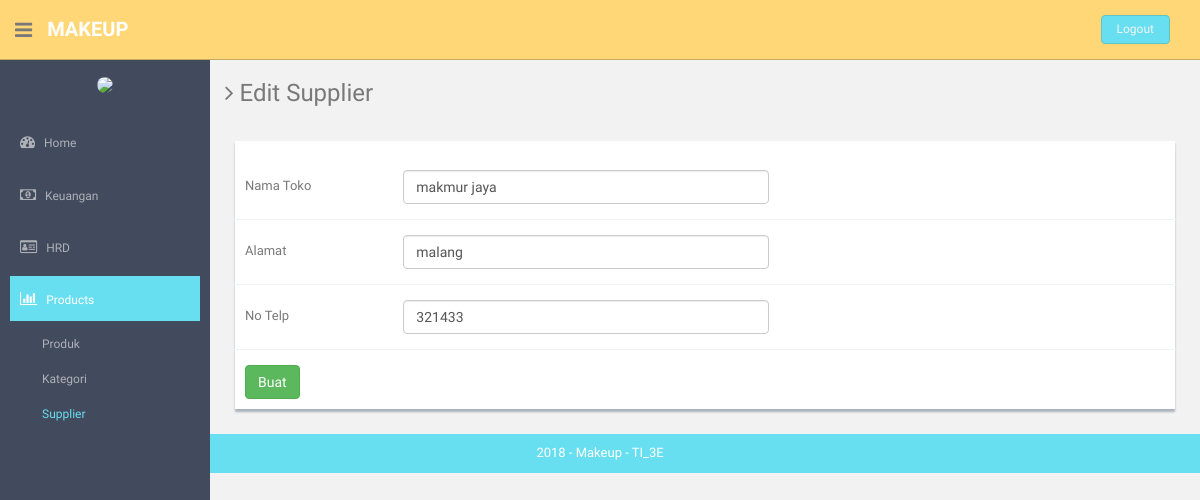
Page /index.php/supplier/update/1 on the committed database.
### tables this page shows
CREATE TABLE `supplier` (
  `id_supplier` int(11) NOT NULL,
  `nama` varchar(255) NOT NULL,
  `alamat` varchar(255) NOT NULL,
  `no_telp` varchar(255) NOT NULL
);

### application/controllers/Supplier.php (called while the page is built, shortened)
<?php
class Supplier extends CI_Controller {
	public function __construct()
	{
		$this->load->helper('url','form');
		$this->load->library('form_validation');
		$this->load->model('kategori_model');
		$this->load->model('supplier_model');
		$this->load->helper('html');
		$this->load->library('image_lib');
	}
	public function update($id){
		$this->form_validation->set_rules('nama','nama','trim|required');
		$this->form_validation->set_rules('alamat','alamat','trim|required');
		$this->form_validation->set_rules('no_telp','no_telp','trim|required');
		$data['sup']=$this->supplier_model->getSupplier($id);
		if($this->form_validation->run()==FALSE){
		    	$cek['status'] = array(
        		'home'=>'',
        		'hrd'=>'',
        		'keuangan'=>'',
        		'produk'=>'active',
        		'pembelian'=>'',
        		'pemasukan'=>'',
        		'pengeluaran'=>'',
        		'utang'=>'',
        		'cash_flow'=>'',
        		'neraca'=>'',
        		'admin'=>'',
        		'gaji'=>'',
        		'golongan'=>'',
        		'absensi'=>'',
        		'user'=>'',
        		'barang'=>'',
        		'supplier'=>'active',
        		'kategori'=>'',
        		);
			$this->load->view('component/header',$cek);
			$this->load->view('edit_supplier',$data);
			$this->load->view('component/footer');
		}else{
			$this->supplier_model->UpdateById($id);
			redirect('supplier','refresh');
		}
	}
}

### index.php (called while the page is built, shortened)
<?php
require_once BASEPATH.'core/CodeIgniter.php';

### application/models/Supplier_model.php (called while the page is built, shortened)
<?php
class Supplier_model extends CI_Model {
	public function getSupplier($id)
	{
		$this->db->where('id_supplier',$id);
		$query = $this->db->get('supplier');
		return $query->result();
	}
}

### application/views/edit_supplier.php (the view, shortened to what this page needs)
  <section id="main-content">
      <section class="wrapper">
        <h3><i class="fa fa-angle-right"></i> Edit Supplier</h3>
        <div class="row mt">
          <div class="col-lg-12">
              <div class="form-panel">
                  <br>
                   <?php
                    $attr = array('class' => 'form-horizontal style-form');
                   echo form_open_multipart('supplier/update/'.$this->uri->segment(3),$attr);?>
                      <div class="form-group">
                          <label class="col-sm-2 col-sm-2 control-label">Nama Toko</label>
                          <div class="col-sm-5">
                              <input type="text" name="nama" class="form-control" value="<?php echo $sup[0]->nama; ?>">
                          </div>
                      </div>
                     <div class="form-group">
                          <label class="col-sm-2 col-sm-2 control-label">Alamat</label>
                          <div class="col-sm-5">
                              <input type="text" name="alamat" class="form-control" value="<?php echo $sup[0]->alamat; ?>">
                          </div>
                      </div>
                      <div class="form-group">
                          <label class="col-sm-2 col-sm-2 control-label">No Telp</label>
                          <div class="col-sm-5">
                              <input type="number" name="no_telp" class="form-control" value="<?php echo $sup[0]->no_telp; ?>">
                          </div>
                      </div>
                       <input type="submit" class="btn btn-success" value="Buat" name="" id="">
              </div>
          </div>
        </div>
</section><! --/wrapper -->
  </section>

### assets/css/style.css (style rules this page uses)
body { color: #797979; background: #f2f2f2; font-family: 'Ruda', sans-serif; padding: 0px !important; margin: 0px !important; font-size:13px; }
.mt { margin-top: 25px; }
#main-content { margin-left: 210px; }
.wrapper { display: inline-block; margin-top: 60px; padding-left: 15px; padding-right: 15px; padding-bottom: 15px; padding-top: 0px; width: 100%; }
.form-panel { background: #ffffff; margin: 10px; padding: 10px; box-shadow: 0px 3px 2px #aab2bd; text-align: left; }
label { font-weight: 400; }
.form-horizontal.style-form .form-group { border-bottom: 1px solid #eff2f7; padding-bottom: 15px; margin-bottom: 15px; }
@media (min-width: 768px) { .form-horizontal .control-label { text-align: left; } }

### rows in the picture
supplier: nama "makmur jaya", alamat "malang", no_telp "321433"
